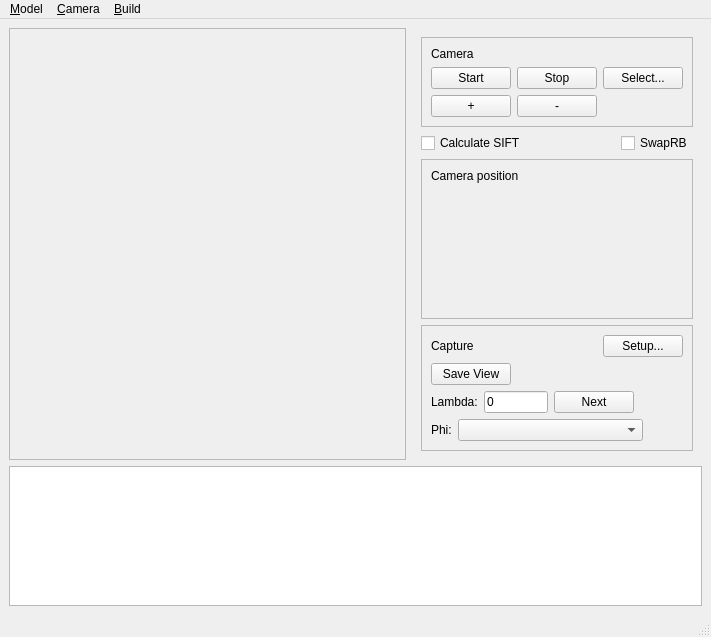
<?xml version="1.0" encoding="UTF-8"?>
<ui version="4.0">
 <class>ModelBuilder</class>
 <widget class="QMainWindow" name="ModelBuilder">
  <property name="geometry">
   <rect>
    <x>0</x>
    <y>0</y>
    <width>711</width>
    <height>624</height>
   </rect>
  </property>
  <property name="windowTitle">
   <string>Model Builder</string>
  </property>
  <widget class="QWidget" name="centralwidget">
   <layout class="QVBoxLayout" name="verticalLayout">
    <item>
     <layout class="QHBoxLayout" name="horizontalLayout_5">
      <item>
       <widget class="QScrollArea" name="scrollArea">
        <property name="sizePolicy">
         <sizepolicy hsizetype="Expanding" vsizetype="Expanding">
          <horstretch>1</horstretch>
          <verstretch>0</verstretch>
         </sizepolicy>
        </property>
        <property name="widgetResizable">
         <bool>true</bool>
        </property>
        <widget class="QWidget" name="scrollAreaWidgetContents">
         <property name="geometry">
          <rect>
           <x>0</x>
           <y>0</y>
           <width>445</width>
           <height>421</height>
          </rect>
         </property>
         <widget class="QLabel" name="cameraView">
          <property name="geometry">
           <rect>
            <x>10</x>
            <y>10</y>
            <width>31</width>
            <height>41</height>
           </rect>
          </property>
          <property name="sizePolicy">
           <sizepolicy hsizetype="Ignored" vsizetype="Ignored">
            <horstretch>1</horstretch>
            <verstretch>1</verstretch>
           </sizepolicy>
          </property>
          <property name="text">
           <string/>
          </property>
         </widget>
        </widget>
       </widget>
      </item>
      <item>
       <widget class="QWidget" name="widget" native="true">
        <property name="minimumSize">
         <size>
          <width>200</width>
          <height>0</height>
         </size>
        </property>
        <layout class="QVBoxLayout" name="verticalLayout_4">
         <item>
          <widget class="QFrame" name="frame">
           <property name="frameShape">
            <enum>QFrame::StyledPanel</enum>
           </property>
           <property name="frameShadow">
            <enum>QFrame::Raised</enum>
           </property>
           <layout class="QVBoxLayout" name="verticalLayout_2">
            <item>
             <widget class="QLabel" name="label_2">
              <property name="text">
               <string>Camera</string>
              </property>
             </widget>
            </item>
            <item>
             <layout class="QHBoxLayout" name="horizontalLayout_4">
              <item>
               <widget class="QPushButton" name="btStartCamera">
                <property name="text">
                 <string>Start</string>
                </property>
               </widget>
              </item>
              <item>
               <widget class="QPushButton" name="btStopCamera">
                <property name="text">
                 <string>Stop</string>
                </property>
               </widget>
              </item>
              <item>
               <widget class="QPushButton" name="btSelectCamera">
                <property name="text">
                 <string>Select...</string>
                </property>
               </widget>
              </item>
             </layout>
            </item>
            <item>
             <layout class="QHBoxLayout" name="horizontalLayout_2">
              <item>
               <widget class="QPushButton" name="btZoomIn">
                <property name="text">
                 <string>+</string>
                </property>
               </widget>
              </item>
              <item>
               <widget class="QPushButton" name="btZoomOut">
                <property name="text">
                 <string>-</string>
                </property>
               </widget>
              </item>
              <item>
               <spacer name="horizontalSpacer">
                <property name="orientation">
                 <enum>Qt::Horizontal</enum>
                </property>
                <property name="sizeHint" stdset="0">
                 <size>
                  <width>20</width>
                  <height>20</height>
                 </size>
                </property>
               </spacer>
              </item>
             </layout>
            </item>
           </layout>
          </widget>
         </item>
         <item>
          <layout class="QHBoxLayout" name="horizontalLayout_6">
           <item>
            <widget class="QCheckBox" name="ckCalcSift">
             <property name="text">
              <string>Calculate SIFT</string>
             </property>
            </widget>
           </item>
           <item>
            <spacer name="horizontalSpacer_7">
             <property name="orientation">
              <enum>Qt::Horizontal</enum>
             </property>
             <property name="sizeHint" stdset="0">
              <size>
               <width>40</width>
               <height>20</height>
              </size>
             </property>
            </spacer>
           </item>
           <item>
            <widget class="QCheckBox" name="ckSwapRedBlue">
             <property name="text">
              <string>SwapRB</string>
             </property>
            </widget>
           </item>
          </layout>
         </item>
         <item>
          <spacer name="verticalSpacer">
           <property name="orientation">
            <enum>Qt::Vertical</enum>
           </property>
           <property name="sizeHint" stdset="0">
            <size>
             <width>20</width>
             <height>40</height>
            </size>
           </property>
          </spacer>
         </item>
         <item>
          <widget class="QFrame" name="frame_3">
           <property name="frameShape">
            <enum>QFrame::StyledPanel</enum>
           </property>
           <property name="frameShadow">
            <enum>QFrame::Raised</enum>
           </property>
           <layout class="QVBoxLayout" name="verticalLayout_5">
            <item>
             <widget class="QLabel" name="label_5">
              <property name="text">
               <string>Camera position</string>
              </property>
             </widget>
            </item>
            <item>
             <widget class="QWidget" name="wwCameraPlacement" native="true">
              <property name="minimumSize">
               <size>
                <width>0</width>
                <height>120</height>
               </size>
              </property>
             </widget>
            </item>
           </layout>
          </widget>
         </item>
         <item>
          <widget class="QFrame" name="frame_2">
           <property name="frameShape">
            <enum>QFrame::StyledPanel</enum>
           </property>
           <property name="frameShadow">
            <enum>QFrame::Raised</enum>
           </property>
           <layout class="QVBoxLayout" name="verticalLayout_3">
            <item>
             <layout class="QHBoxLayout" name="horizontalLayout_8">
              <item>
               <widget class="QLabel" name="label_4">
                <property name="text">
                 <string>Capture</string>
                </property>
               </widget>
              </item>
              <item>
               <spacer name="horizontalSpacer_5">
                <property name="orientation">
                 <enum>Qt::Horizontal</enum>
                </property>
                <property name="sizeHint" stdset="0">
                 <size>
                  <width>40</width>
                  <height>20</height>
                 </size>
                </property>
               </spacer>
              </item>
              <item>
               <widget class="QPushButton" name="btCaptureSetup">
                <property name="text">
                 <string>Setup...</string>
                </property>
               </widget>
              </item>
             </layout>
            </item>
            <item>
             <layout class="QHBoxLayout" name="horizontalLayout_3">
              <item>
               <widget class="QPushButton" name="btSaveView">
                <property name="text">
                 <string>Save View</string>
                </property>
               </widget>
              </item>
              <item>
               <spacer name="horizontalSpacer_4">
                <property name="orientation">
                 <enum>Qt::Horizontal</enum>
                </property>
                <property name="sizeHint" stdset="0">
                 <size>
                  <width>40</width>
                  <height>20</height>
                 </size>
                </property>
               </spacer>
              </item>
             </layout>
            </item>
            <item>
             <layout class="QHBoxLayout" name="horizontalLayout_7">
              <item>
               <widget class="QLabel" name="label_3">
                <property name="text">
                 <string>Lambda:</string>
                </property>
                <property name="buddy">
                 <cstring>txtLambda</cstring>
                </property>
               </widget>
              </item>
              <item>
               <widget class="QLineEdit" name="txtLambda">
                <property name="minimumSize">
                 <size>
                  <width>0</width>
                  <height>0</height>
                 </size>
                </property>
                <property name="maximumSize">
                 <size>
                  <width>64</width>
                  <height>16777215</height>
                 </size>
                </property>
                <property name="inputMask">
                 <string>000; </string>
                </property>
                <property name="text">
                 <string>0</string>
                </property>
                <property name="maxLength">
                 <number>3</number>
                </property>
               </widget>
              </item>
              <item>
               <widget class="QPushButton" name="btNextView">
                <property name="text">
                 <string>Next</string>
                </property>
               </widget>
              </item>
              <item>
               <spacer name="horizontalSpacer_3">
                <property name="orientation">
                 <enum>Qt::Horizontal</enum>
                </property>
                <property name="sizeHint" stdset="0">
                 <size>
                  <width>40</width>
                  <height>20</height>
                 </size>
                </property>
               </spacer>
              </item>
             </layout>
            </item>
            <item>
             <layout class="QHBoxLayout" name="horizontalLayout">
              <item>
               <widget class="QLabel" name="label">
                <property name="text">
                 <string>Phi:</string>
                </property>
                <property name="buddy">
                 <cstring>cbElevation</cstring>
                </property>
               </widget>
              </item>
              <item>
               <widget class="QComboBox" name="cbElevation">
                <property name="sizePolicy">
                 <sizepolicy hsizetype="Preferred" vsizetype="Fixed">
                  <horstretch>1</horstretch>
                  <verstretch>0</verstretch>
                 </sizepolicy>
                </property>
                <property name="editable">
                 <bool>false</bool>
                </property>
               </widget>
              </item>
              <item>
               <spacer name="horizontalSpacer_2">
                <property name="orientation">
                 <enum>Qt::Horizontal</enum>
                </property>
                <property name="sizeHint" stdset="0">
                 <size>
                  <width>40</width>
                  <height>20</height>
                 </size>
                </property>
               </spacer>
              </item>
             </layout>
            </item>
           </layout>
          </widget>
         </item>
        </layout>
       </widget>
      </item>
     </layout>
    </item>
    <item>
     <widget class="QListView" name="lsvImages">
      <property name="enabled">
       <bool>true</bool>
      </property>
      <property name="sizePolicy">
       <sizepolicy hsizetype="Expanding" vsizetype="Fixed">
        <horstretch>0</horstretch>
        <verstretch>0</verstretch>
       </sizepolicy>
      </property>
      <property name="minimumSize">
       <size>
        <width>0</width>
        <height>140</height>
       </size>
      </property>
      <property name="maximumSize">
       <size>
        <width>16777215</width>
        <height>160</height>
       </size>
      </property>
      <property name="iconSize">
       <size>
        <width>80</width>
        <height>60</height>
       </size>
      </property>
      <property name="isWrapping" stdset="0">
       <bool>false</bool>
      </property>
      <property name="spacing">
       <number>4</number>
      </property>
      <property name="viewMode">
       <enum>QListView::IconMode</enum>
      </property>
     </widget>
    </item>
   </layout>
   <zorder>lsvImages</zorder>
   <zorder></zorder>
  </widget>
  <widget class="QMenuBar" name="menubar">
   <property name="geometry">
    <rect>
     <x>0</x>
     <y>0</y>
     <width>711</width>
     <height>23</height>
    </rect>
   </property>
   <widget class="QMenu" name="menuModel">
    <property name="title">
     <string>&amp;Model</string>
    </property>
    <addaction name="actionOpen"/>
    <addaction name="actionNew"/>
    <addaction name="actionClose"/>
    <addaction name="separator"/>
    <addaction name="actionQuit"/>
   </widget>
   <widget class="QMenu" name="menuCamera">
    <property name="enabled">
     <bool>true</bool>
    </property>
    <property name="title">
     <string>&amp;Camera</string>
    </property>
    <addaction name="actionSelectCamera"/>
    <addaction name="actionStartCamera"/>
    <addaction name="actionStopCamera"/>
   </widget>
   <widget class="QMenu" name="menuBuild">
    <property name="title">
     <string>&amp;Build</string>
    </property>
    <addaction name="actUpdateModel"/>
    <addaction name="actRebuildModel"/>
   </widget>
   <addaction name="menuModel"/>
   <addaction name="menuCamera"/>
   <addaction name="menuBuild"/>
  </widget>
  <widget class="QStatusBar" name="statusbar"/>
  <action name="actionOpen">
   <property name="text">
    <string>Open</string>
   </property>
  </action>
  <action name="actionNew">
   <property name="text">
    <string>New</string>
   </property>
  </action>
  <action name="actionClose">
   <property name="text">
    <string>Close</string>
   </property>
  </action>
  <action name="actionQuit">
   <property name="text">
    <string>&amp;Quit</string>
   </property>
   <property name="toolTip">
    <string>Quit</string>
   </property>
   <property name="shortcut">
    <string>Ctrl+Q</string>
   </property>
  </action>
  <action name="actionSelectCamera">
   <property name="text">
    <string>&amp;Select ...</string>
   </property>
  </action>
  <action name="actionStartCamera">
   <property name="text">
    <string>S&amp;tart</string>
   </property>
  </action>
  <action name="actionStopCamera">
   <property name="text">
    <string>Sto&amp;p</string>
   </property>
  </action>
  <action name="actionLoadElevationPreviews">
   <property name="text">
    <string>Load Elevation Previews</string>
   </property>
  </action>
  <action name="actCaptureSetup">
   <property name="text">
    <string>Capture Setup...</string>
   </property>
  </action>
  <action name="actNextLambda">
   <property name="text">
    <string>Next Lambda</string>
   </property>
  </action>
  <action name="actSaveView">
   <property name="text">
    <string>Save view</string>
   </property>
  </action>
  <action name="actUpdateModel">
   <property name="text">
    <string>&amp;Update model</string>
   </property>
   <property name="toolTip">
    <string>Buid the model from current set of images</string>
   </property>
  </action>
  <action name="actRebuildModel">
   <property name="text">
    <string>&amp;Rebuild model</string>
   </property>
  </action>
 </widget>
 <resources/>
 <connections>
  <connection>
   <sender>btStartCamera</sender>
   <signal>clicked()</signal>
   <receiver>actionStartCamera</receiver>
   <slot>trigger()</slot>
   <hints>
    <hint type="sourcelabel">
     <x>572</x>
     <y>82</y>
    </hint>
    <hint type="destinationlabel">
     <x>-1</x>
     <y>-1</y>
    </hint>
   </hints>
  </connection>
  <connection>
   <sender>btStopCamera</sender>
   <signal>clicked()</signal>
   <receiver>actionStopCamera</receiver>
   <slot>trigger()</slot>
   <hints>
    <hint type="sourcelabel">
     <x>643</x>
     <y>82</y>
    </hint>
    <hint type="destinationlabel">
     <x>-1</x>
     <y>-1</y>
    </hint>
   </hints>
  </connection>
  <connection>
   <sender>btSelectCamera</sender>
   <signal>clicked()</signal>
   <receiver>actionSelectCamera</receiver>
   <slot>trigger()</slot>
   <hints>
    <hint type="sourcelabel">
     <x>726</x>
     <y>82</y>
    </hint>
    <hint type="destinationlabel">
     <x>-1</x>
     <y>-1</y>
    </hint>
   </hints>
  </connection>
  <connection>
   <sender>cbElevation</sender>
   <signal>currentIndexChanged(int)</signal>
   <receiver>actionLoadElevationPreviews</receiver>
   <slot>trigger()</slot>
   <hints>
    <hint type="sourcelabel">
     <x>682</x>
     <y>375</y>
    </hint>
    <hint type="destinationlabel">
     <x>-1</x>
     <y>-1</y>
    </hint>
   </hints>
  </connection>
  <connection>
   <sender>btCaptureSetup</sender>
   <signal>clicked()</signal>
   <receiver>actCaptureSetup</receiver>
   <slot>trigger()</slot>
   <hints>
    <hint type="sourcelabel">
     <x>688</x>
     <y>272</y>
    </hint>
    <hint type="destinationlabel">
     <x>-1</x>
     <y>-1</y>
    </hint>
   </hints>
  </connection>
  <connection>
   <sender>btNextView</sender>
   <signal>clicked()</signal>
   <receiver>actNextLambda</receiver>
   <slot>trigger()</slot>
   <hints>
    <hint type="sourcelabel">
     <x>654</x>
     <y>332</y>
    </hint>
    <hint type="destinationlabel">
     <x>-1</x>
     <y>-1</y>
    </hint>
   </hints>
  </connection>
  <connection>
   <sender>btSaveView</sender>
   <signal>clicked()</signal>
   <receiver>actSaveView</receiver>
   <slot>trigger()</slot>
   <hints>
    <hint type="sourcelabel">
     <x>549</x>
     <y>302</y>
    </hint>
    <hint type="destinationlabel">
     <x>-1</x>
     <y>-1</y>
    </hint>
   </hints>
  </connection>
 </connections>
</ui>
